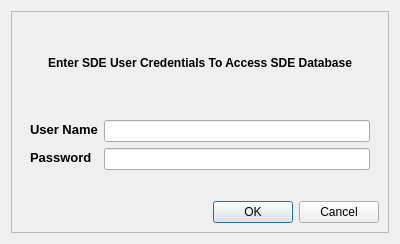
<?xml version="1.0" encoding="UTF-8"?>
<ui version="4.0">
 <class>SDEDialog</class>
 <widget class="QDialog" name="SDEDialog">
  <property name="geometry">
   <rect>
    <x>0</x>
    <y>0</y>
    <width>400</width>
    <height>244</height>
   </rect>
  </property>
  <property name="windowTitle">
   <string>Download SDE Data</string>
  </property>
  <layout class="QHBoxLayout" name="horizontalLayout">
   <item>
    <widget class="QFrame" name="frame">
     <property name="frameShape">
      <enum>QFrame::StyledPanel</enum>
     </property>
     <property name="frameShadow">
      <enum>QFrame::Raised</enum>
     </property>
     <layout class="QVBoxLayout" name="verticalLayout">
      <item>
       <widget class="QLabel" name="label_3">
        <property name="text">
         <string>&lt;html&gt;&lt;head/&gt;&lt;body&gt;&lt;p align=&quot;center&quot;&gt;&lt;span style=&quot; font-weight:600;&quot;&gt;Enter SDE User Credentials To Access SDE Database&lt;/span&gt;&lt;/p&gt;&lt;/body&gt;&lt;/html&gt;</string>
        </property>
        <property name="wordWrap">
         <bool>true</bool>
        </property>
       </widget>
      </item>
      <item>
       <widget class="QWidget" name="widget" native="true">
        <layout class="QFormLayout" name="formLayout">
         <item row="1" column="0">
          <widget class="QLabel" name="label">
           <property name="maximumSize">
            <size>
             <width>16777215</width>
             <height>20</height>
            </size>
           </property>
           <property name="text">
            <string>&lt;html&gt;&lt;head/&gt;&lt;body&gt;&lt;p&gt;&lt;span style=&quot; font-size:10pt; font-weight:600;&quot;&gt;User Name&lt;/span&gt;&lt;/p&gt;&lt;/body&gt;&lt;/html&gt;</string>
           </property>
          </widget>
         </item>
         <item row="1" column="1">
          <widget class="QLineEdit" name="usernamebox"/>
         </item>
         <item row="3" column="0">
          <widget class="QLabel" name="label_2">
           <property name="maximumSize">
            <size>
             <width>16777215</width>
             <height>20</height>
            </size>
           </property>
           <property name="text">
            <string>&lt;html&gt;&lt;head/&gt;&lt;body&gt;&lt;p&gt;&lt;span style=&quot; font-size:10pt; font-weight:600;&quot;&gt;Password&lt;/span&gt;&lt;/p&gt;&lt;/body&gt;&lt;/html&gt;</string>
           </property>
          </widget>
         </item>
         <item row="3" column="1">
          <widget class="QLineEdit" name="pwbox"/>
         </item>
        </layout>
       </widget>
      </item>
      <item>
       <widget class="QDialogButtonBox" name="buttonBox">
        <property name="standardButtons">
         <set>QDialogButtonBox::Cancel|QDialogButtonBox::Ok</set>
        </property>
       </widget>
      </item>
     </layout>
    </widget>
   </item>
  </layout>
 </widget>
 <resources/>
 <connections/>
</ui>
